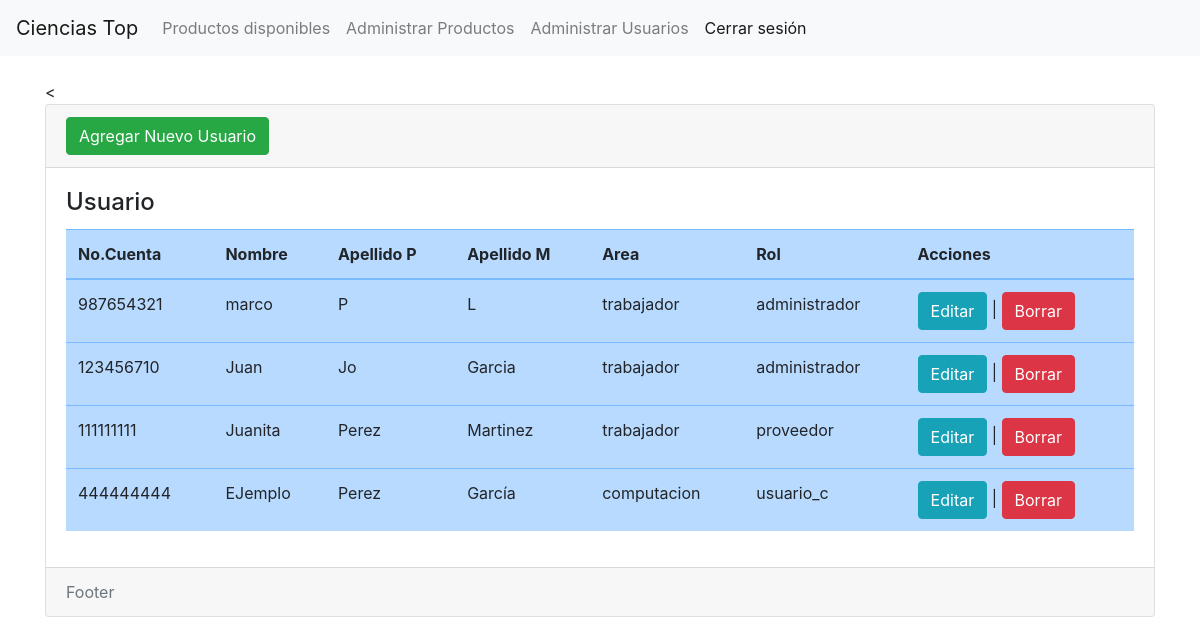
The app's page /usuarios/ (signed in) with its own data.
### usuario/models.py (models this page shows, shortened)
class Usuario(models.Model):
    user = models.OneToOneField(User, on_delete=models.CASCADE)
    nombre = models.CharField(max_length=40)
    apellidopaterno = models.CharField(max_length=40)
    apellidomaterno = models.CharField(max_length=40)
    puntos = models.IntegerField(default=100)
    celular = PhoneNumberField()
    nocuenta = models.CharField(max_length=9)
    area = models.CharField(max_length=100, default='trabajador')
    email = models.EmailField()
    oculto = models.BooleanField(default=False)
    def get_group_display(self):
        return ', '.join([group.name for group in self.user.groups.all()])  # Devuelve los grupos del usuario

### usuario/views.py (the view)
# urls.py: path('usuarios/', include('usuario.urls')),
@login_required
@user_passes_test(is_admin)
def usuarios(request):
    usuario_actual = request.user
    usuarios = Usuario.objects.filter(oculto=False).exclude(user=usuario_actual)
    return render(request, 'usuarios/index.html', {'usuarios': usuarios})

### usuario/views.py (called while the page is built)
def is_admin(user):
    return user.groups.filter(name='administrador').exists()

### usuario/templates/usuarios/index.html (shortened to what this page needs)
{% extends 'base.html' %}
{% block contenido %}
<<div class="card">
    <div class="card-header">
        <a
            name=""
            id=""
            class="btn btn-success"
            href="{% url 'registrar' %}"
            role="button"
            >Agregar Nuevo Usuario</a
        >
    </div>
    <div class="card-body">
        <h4 class="card-title">Usuario</h4>
        <div
            class="table-responsive"
        >
            <table
                class="table table-primary"
            >
                <thead>
                    <tr>
                        <th scope="col">No.Cuenta</th>
                        <th scope="col">Nombre</th>
                        <th scope="col">Apellido P</th>
                        <th scope="col">Apellido M</th>
                        <th scope="col">Area </th>
                        <th scope="col">Rol </th>
                        <th scope="col">Acciones</th>
                    </tr>
                </thead>
                <tbody>
                    {% for usuario in usuarios %}
                        <tr class="">
                            <td scope="row"> {{usuario.nocuenta}} </td>
                            <td>{{usuario.nombre}}</td>
                            <td>{{usuario.apellidopaterno}}</td>
                            <td>{{usuario.apellidomaterno}}</td>
                            <td>{{usuario.area}}</td>
                            <td>{{usuario.get_group_display}}</td>
                            <td> <a
                                name=""
                                id=""
                                class="btn btn-info"
                                href="{% url 'editar_u' usuario.nocuenta %}"
                                role="button"
                                >Editar</a>
                             |
                             <a
                                name=""
                                id=""
                                class="btn btn-danger"
                                href="{% url 'eliminar_u' usuario.nocuenta %}"
                                role="button"
                                onclick="return confirmarEliminacion()"
                                >Borrar</a>
                             </td>
                        </tr>
                    {% endfor %}
                </tbody>
            </table>
        </div>
    </div>
    <div class="card-footer text-muted">Footer</div>
</div>
{% endblock %}

### records on screen
Usuario: nocuenta "987654321", nombre "marco", apellidopaterno "P", apellidomaterno "L", area "trabajador", group "administrador"
Usuario: nocuenta "123456710", nombre "Juan", apellidopaterno "Jo", apellidomaterno "Garcia", area "trabajador", group "administrador"
Usuario: nocuenta "111111111", nombre "Juanita", apellidopaterno "Perez", apellidomaterno "Martinez", area "trabajador", group "proveedor"
Usuario: nocuenta "444444444", nombre "EJemplo", apellidopaterno "Perez", apellidomaterno "García", area "computacion", group "usuario_c"
